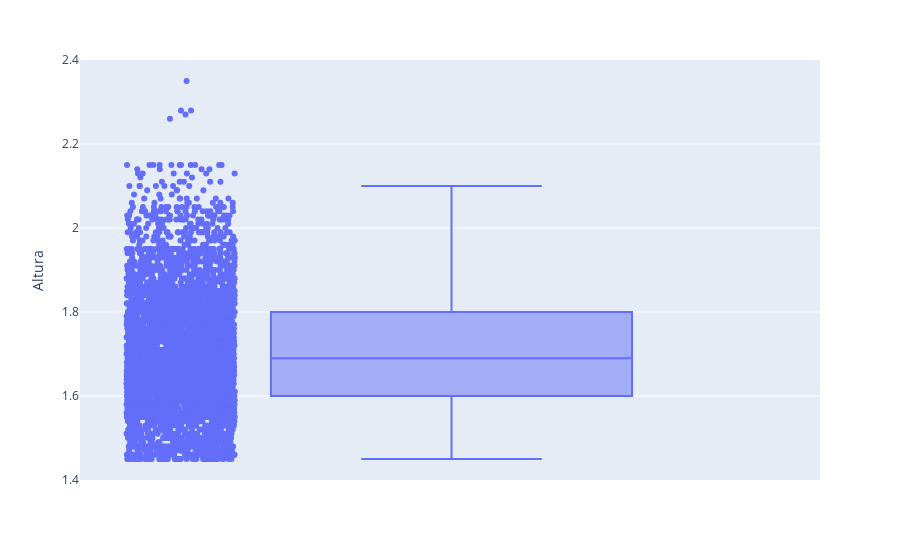

Notebook code cell kept with this figure:
### Code cell
fig_altura = px.box(df,  y = "Altura", points='all') 
fig_altura.show()

### Figure 1 — Plotly figure (JSON) as saved in the notebook; plotly's stock layout.template omitted (floating-point values rounded to 4 significant figures; data arrays with more than 128 entries replaced by an {"elided": "..."} marker saying what was removed)
{"data": [{"alignmentgroup": "True", "boxpoints": "all", "hovertemplate": "Altura=%{y}<extra></extra>", "legendgroup": "", "marker": {"color": "#636efa"}, "name": "", "notched": false, "offsetgroup": "", "orientation": "v", "showlegend": false, "type": "box", "x0": " ", "xaxis": "x", "y": {"elided": "4783 float values"}, "y0": " ", "yaxis": "y"}], "layout": {"boxmode": "group", "legend": {"tracegroupgap": 0}, "margin": {"t": 60}, "xaxis": {"anchor": "y", "domain": [0, 1]}, "yaxis": {"anchor": "x", "domain": [0, 1], "title": {"text": "Altura"}}}}
